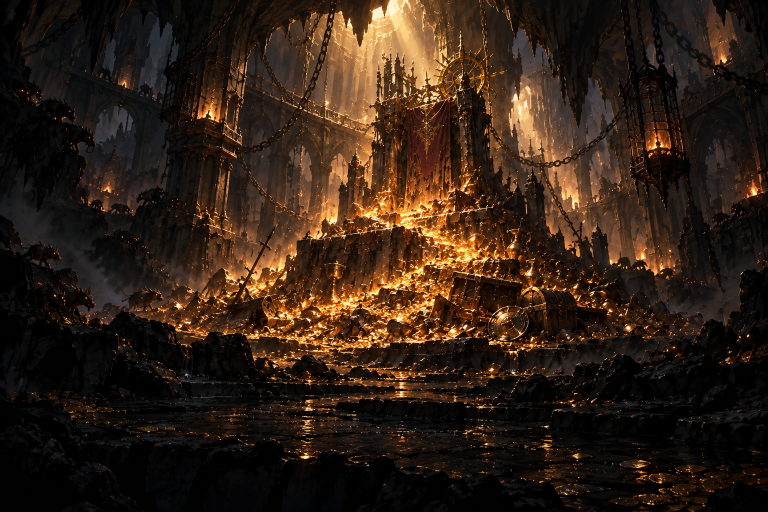
#> input picture art/dungeons0141/gold.png, 1536 x 1024 px (shown at 1/2 size); its folder holds 4 pictures in this run
$ python pack-dungeons0141.py
#> lines starting #> are read from the running program, lines starting #| are printed output that depends on the picture
"""Pack the Alpha 0.141 dungeon hall scenes (art/dungeons0141/<id>.png, Codex CLI) into dist/assets/dungeon-<id>-v0141.webp.

Each 1536x1024 scene is resized to 768x512 and saved as lossy WebP (painterly art). layout-fit.css uses them as the
growth dungeon and raid card backgrounds, the entry panel banner, the 무한의 탑 and 보스 러시 panels. Re-running overwrites them.
"""
from pathlib import Path
import hashlib
import json

from PIL import Image

ROOT = Path(__file__).resolve().parents[1]
IDS = ['gold', 'enhance', 'promote', 'skill', 'xp', 'craft', 'tower', 'raid-colossus', 'raid-queen', 'raid-judge', 'rush']


def main():
    report = []
    for key in IDS:
        source = ROOT / f'art/dungeons0141/{key}.png'
        out = ROOT / f'dist/assets/dungeon-{key}-v0141.webp'
        Image.open(source).convert('RGB').resize((768, 512), Image.LANCZOS).save(out, quality=82, method=6)
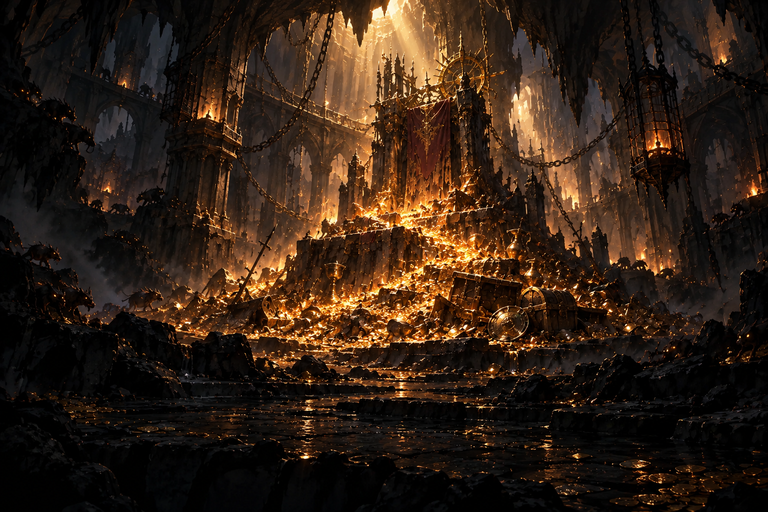
#> saved as dungeon-gold-v0141.webp: PIL image 768x512 RGB; mean R, G, B 49.6, 33, 20.8
#> (the run stopped early here; a loop or call above may not have finished)
